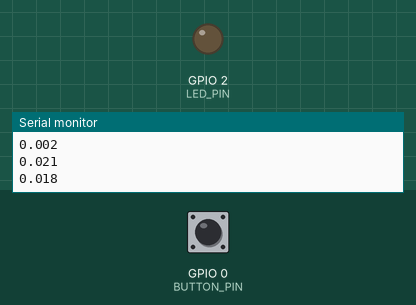
This sketch was run on a simulated ESP32. On the bench: output pins drawn as LEDs (lit = HIGH), the last lines printed to the serial monitor. Inputs (shaded band) come from the test bench; at power-on: GPIO 0 (BUTTON_PIN) HIGH. Random numbers use the default seed unless the sketch sets one.

Above: at 1.2 s.
1.3 s: GPIO 0 (BUTTON_PIN) pulled LOW for 0.15 s
At 3.3 s:
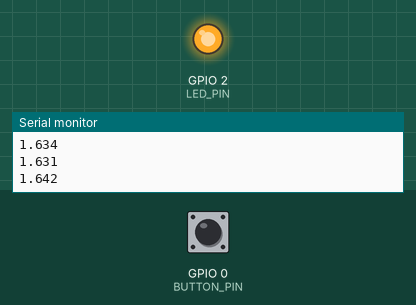
Timing chart, 0 to 44.4 s (numbered marks = the images above; inputs shaded):
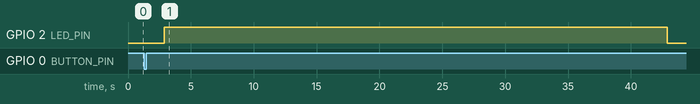

Measured:
- after the input at 1.3 s, GPIO 2 (LED_PIN): LOW → HIGH after 1.6 s, → LOW 40.0 s later

The sketch:

pack_grader_demo.ino
```cpp
// Pack Grader demo firmware (ESP32, Arduino core).
//
// Prints the charger current in amps, one value per line, 50 lines a second,
// at 115200 baud. The Pack Grader server reads this over USB.
//
// BOOT button:
//   short press  -> "CMD PREDICT", then a simulated plug-in curve
//   long press   -> "CMD LABEL <health>", then a simulated plug-in curve
//   double press -> next simulated pack health (LED blinks N times for preset N)
// The LED stays on while a curve is running.
//
// Set USE_REAL_SENSOR to 1 to read the SCT-013 clamp on GPIO34 instead of
// simulating the current. Commands still work in that mode.

#include <Arduino.h>
#include <math.h>

#define USE_REAL_SENSOR 0

const int BUTTON_PIN = 0;
const int LED_PIN = 2;

const unsigned long PERIOD_US = 20000;     // one value every 20 ms = 50 Hz
const unsigned long LONG_PRESS_MS = 1000;
const unsigned long DOUBLE_PRESS_MS = 400;
const unsigned long PLUG_DELAY_MS = 1000;  // quiet time between command and curve
const unsigned long PLUGGED_MS = 40000;    // curve length before auto-unplug

const float PRESETS[] = {0.92, 0.85, 0.75, 0.65, 0.55};
const int N_PRESETS = sizeof(PRESETS) / sizeof(PRESETS[0]);
int preset = 0;

// Simulated plug-in state
bool pending = false;       // command sent, curve starts at plugAt
bool plugged = false;
unsigned long plugAt = 0;
float health = PRESETS[0];

// Button state
bool lastDown = false;
unsigned long downAt = 0;
unsigned long upAt = 0;
int shortPresses = 0;

// LED blink state (non-blocking, so the 50 Hz stream never stalls)
int blinksLeft = 0;
unsigned long nextToggle = 0;

#if USE_REAL_SENSOR
const int CLAMP_PIN = 34;
const int LOOPS = 10;          // times the live wire passes through the clamp
const float AMPS_PER_MV = 0.1; // SCT-013 100A/1V: 1 mV = 0.1 A
float mid = 0;                 // pin voltage at zero current, in mV
#endif

float gauss(float mean, float sd) {
  // Box-Muller, using the ESP32 hardware random number generator.
  float u1 = (esp_random() + 1.0f) / 4294967297.0f;
  float u2 = esp_random() / 4294967296.0f;
  return mean + sd * sqrtf(-2.0f * logf(u1)) * cosf(2.0f * PI * u2);
}

bool busy() { return pending || plugged; }

void sendCommand(bool label) {
  if (busy()) return;  // the server ignores commands while a curve runs
  health = PRESETS[preset];
  if (label) {
    Serial.printf("CMD LABEL %.2f\n", health);
  } else {
    Serial.println("CMD PREDICT");
  }
  pending = true;
  plugAt = millis() + PLUG_DELAY_MS;
}

void nextPreset() {
  if (busy()) return;
  preset = (preset + 1) % N_PRESETS;
  blinksLeft = (preset + 1) * 2;  // on + off per blink
  nextToggle = millis();
}

void pollButton() {
  bool down = digitalRead(BUTTON_PIN) == LOW;
  unsigned long now = millis();
  if (down && !lastDown) downAt = now;
  if (!down && lastDown) {
    unsigned long held = now - downAt;
    if (held >= LONG_PRESS_MS) {
      shortPresses = 0;
      sendCommand(true);
    } else if (held > 30) {  // ignore contact bounce
      shortPresses++;
      upAt = now;
    }
  }
  lastDown = down;

  // A short press waits DOUBLE_PRESS_MS to be sure it is not a double press.
  if (shortPresses && !down && now - upAt > DOUBLE_PRESS_MS) {
    if (shortPresses >= 2) nextPreset();
    else sendCommand(false);
    shortPresses = 0;
  }
}

void updateLed() {
  unsigned long now = millis();
  if (pending && now >= plugAt) {
    pending = false;
    plugged = true;
  }
  if (plugged && now - plugAt >= PLUGGED_MS) plugged = false;

  if (plugged) {
    digitalWrite(LED_PIN, HIGH);
  } else if (blinksLeft > 0) {
    if (now >= nextToggle) {
      digitalWrite(LED_PIN, blinksLeft % 2 == 0 ? HIGH : LOW);
      blinksLeft--;
      nextToggle = now + 180;
    }
  } else {
    digitalWrite(LED_PIN, LOW);
  }
}

float simulatedAmps() {
  if (!plugged) return fabsf(gauss(0.01, 0.006));
  // A worn pack steps higher and keeps rising for longer.
  float t = (millis() - plugAt) / 1000.0f;
  float wear = 1.0f - health;
  float step = 1.55f + 0.9f * wear;
  float rise = 0.12f + 0.8f * wear;
  float tau = 3.0f + 14.0f * wear;
  return step + rise * (1.0f - expf(-t / tau)) + gauss(0, 0.012);
}

#if USE_REAL_SENSOR
float clampAmps() {
  // RMS over one 50 Hz cycle; takes 20 ms, which also paces the output.
  double sumSq = 0;
  int n = 0;
  unsigned long start = micros();
  while (micros() - start < PERIOD_US) {
    float mv = analogReadMilliVolts(CLAMP_PIN) - mid;
    sumSq += mv * mv;
    n++;
  }
  return sqrt(sumSq / n) * AMPS_PER_MV / LOOPS;
}
#endif

void setup() {
  Serial.begin(115200);
  pinMode(BUTTON_PIN, INPUT_PULLUP);
  pinMode(LED_PIN, OUTPUT);
#if USE_REAL_SENSOR
  analogSetAttenuation(ADC_11db);
  long sum = 0;
  for (int i = 0; i < 2000; i++) sum += analogReadMilliVolts(CLAMP_PIN);
  mid = sum / 2000.0;
#endif
}

void loop() {
  static unsigned long next = micros();
  pollButton();
  updateLed();
#if USE_REAL_SENSOR
  float amps = clampAmps();
#else
  float amps = simulatedAmps();
  while ((long)(micros() - next) < 0) {}
  next += PERIOD_US;
#endif
  Serial.println(amps, 3);
}
```
